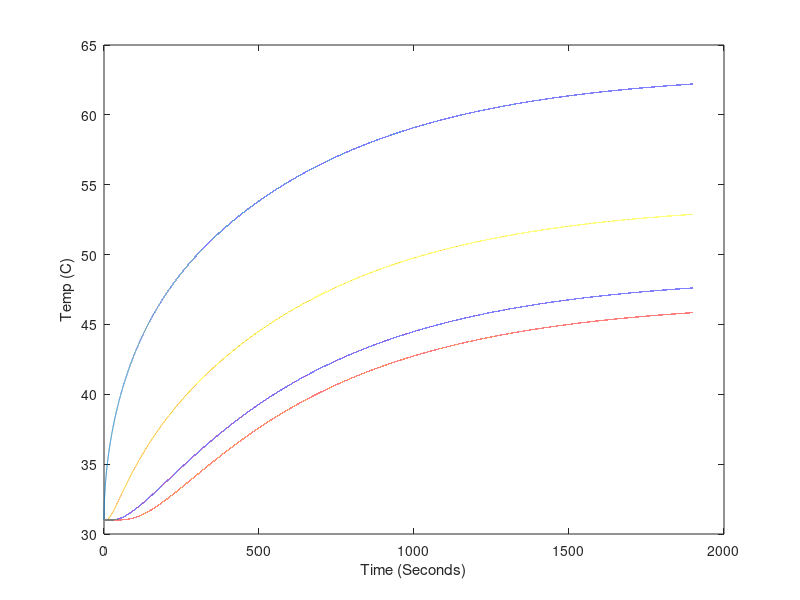

Write MATLAB code to recreate this figure. (Note: this script raises an error after producing the figure.)
%Constants for fit
kc = 13.3; %Convection coefficient of horizontal Al rod (W/(m^2K))
k = 190; %Constant of conductivity of Al (W/(mK))
e = 1; %Emmisivity of sandblasted Al rod
Cp = 857; %Specific heat capacity of Al (J/(K kg))
Pinl = 9; %Power into the left side of the rod (W)

%Number of steps
Nx = 140; %Number of steps in length
Nt = 100000; %Number of steps in time
t0 = 0; %Start time (s)
tf = 1900; %End time (s)
x0 = 0; %Start length (m)
xf = 0.3; %End length (m)

%Constants
a = 0.011; %Radius of the rod (m)
SBc = 5.67e-8; %Stefan-Boltzmann constant (W/(m^2K^4))
Tamb = 273+31; %Ambient temperature (K)
rho = 2.7e3; %Density of Al (kg/m^3)

%Calculated numbers
dx = (xf - x0)/(Nx);
dt = (tf - t0)/(Nt);
dT_convec = @(Tx) (kc*2*(Tx-Tamb)*dt)/(Cp*rho*a); %Temperature change due to convection (K)
dT_rad = @(Tx) (e*SBc*2*(Tx.^4-Tamb^4)*dt)/(Cp*rho*a); %Temperature change due to radiation (K)
dT_convec_end = @(Tx) (kc*(Tx-Tamb)*dt)/(Cp*rho*dx);
dT_rad_end = @(Tx) (e*SBc*(Tx.^4-Tamb^4)*dt)/(Cp*rho*dx);
dT = @(P) (P * dt)/(Cp * pi*a^2*dx*rho); %Temperature change in chunk (K)

%==============
%= Simulation =
%==============

%Storage
T = zeros(Nx, Nt); %Array o temp over time, indices are (x,t)

%initial
T(:,1) = ones(Nx,1)*(273+31); %Set all temperatures to Tamb

for time = 1:Nt-1
    %power in to and conduction out of first slice
    T(1,time+1)=T(1,time)+dT(Pinl)+((k/(Cp*rho))*(T(2,time)-T(1,time))./dx^2)*dt;
    
    %temperature changes due to conduction along rod
    T(2:Nx-1,time+1)=T(2:Nx-1,time)+(k/(Cp*rho))*((T(3:Nx,time)-2*T(2:Nx-1,time)+T(1:Nx-2,time))./dx^2)*dt;
    T(Nx,time+1) = T(Nx,time)-((k/(Cp*rho))*(T(Nx,time)-T(Nx-1,time))./dx^2)*dt;
    
    %temperature changes due to loss in convection and radiation
    T(1:Nx,time+1)=T(1:Nx,time+1) - dT_convec(T(1:Nx,time+1)) - dT_rad(T(1:Nx,time+1));
    
    %convection and radiation at cold and hot end of rod
    T(Nx,time+1)=T(Nx,time+1) - dT_convec_end(T(Nx,time+1)) - dT_rad_end(T(Nx,time+1));
end


% Point trim for data (to allow for time it takes to heat power resistor)
notTrimmed = false; 
if notTrimmed
    l = length(T1);
    numTrim = 4;
    T1 = T1(numTrim:l);
    T2 = T2(numTrim:l);
    T3 = T3(numTrim:l);
    T4 = T4(numTrim:l);
    T5 = T5(numTrim:l);
    timeDATA = timeDATA(1:length(T1));
end

timeSim = linspace(0,tf,Nt);

% Plot of all points of rod simulation
% for position = 1:Nx
%     plot(timeSim,(T(position,:)-273));
%     hold on;
% end

plot(timeSim,(T(1,:)-273));
hold on;
plot(timeSim,(T(Nx,:)-273));
plot(timeSim,(T(floor(Nx/3),:)-273));
plot(timeSim,(T(floor(Nx*2/3),:)-273));

xlabel('Time (Seconds)');
ylabel('Temp (C)');

plot(timeDATA, T1, 'c', timeDATA, T2, 'y', timeDATA, T3, 'g', timeDATA, T4, 'r', timeDATA, T5, 'm')

% Calculate chai squared values
X1 = zeros(1,length(timeDATA));
X2 = zeros(1,length(timeDATA));
X3 = zeros(1,length(timeDATA));
X4 = zeros(1,length(timeDATA));
T = T-273;
for tindex = 1:length(timeDATA)
   % Getting correct indices
   tcur = timeDATA(tindex);
   tmp = abs(timeSim-tcur);
   [idx idx] = min(tmp); %index of closest value
   TData1 = T1(tindex);
   TSim1 = T(Nx,idx);
   X1(tindex) = (TData1-TSim1)^2;
   
   TData2 = T2(tindex);
   TSim2 = T(floor(Nx*2/3),idx);
   X2(tindex) = (TData2-TSim2)^2;
   
   TData3 = T3(tindex);
   TSim3 = T(floor(Nx/3),idx);
   X3(tindex) = (TData3-TSim3)^2;
   
   TData4 = T4(tindex);
   TSim4 = T(1,idx);
   X4(tindex) = (TData4-TSim4)^2;
end

Xsquare1 = sum(X1)/length(X1)
Xsquare2 = sum(X2)/length(X2)
Xsquare3 = sum(X3)/length(X3)
Xsquare4 = sum(X4)/length(X4)
XsquareTot = (Xsquare1^2 + Xsquare2^2 + Xsquare3^2 + Xsquare4^2)/4

hold off;